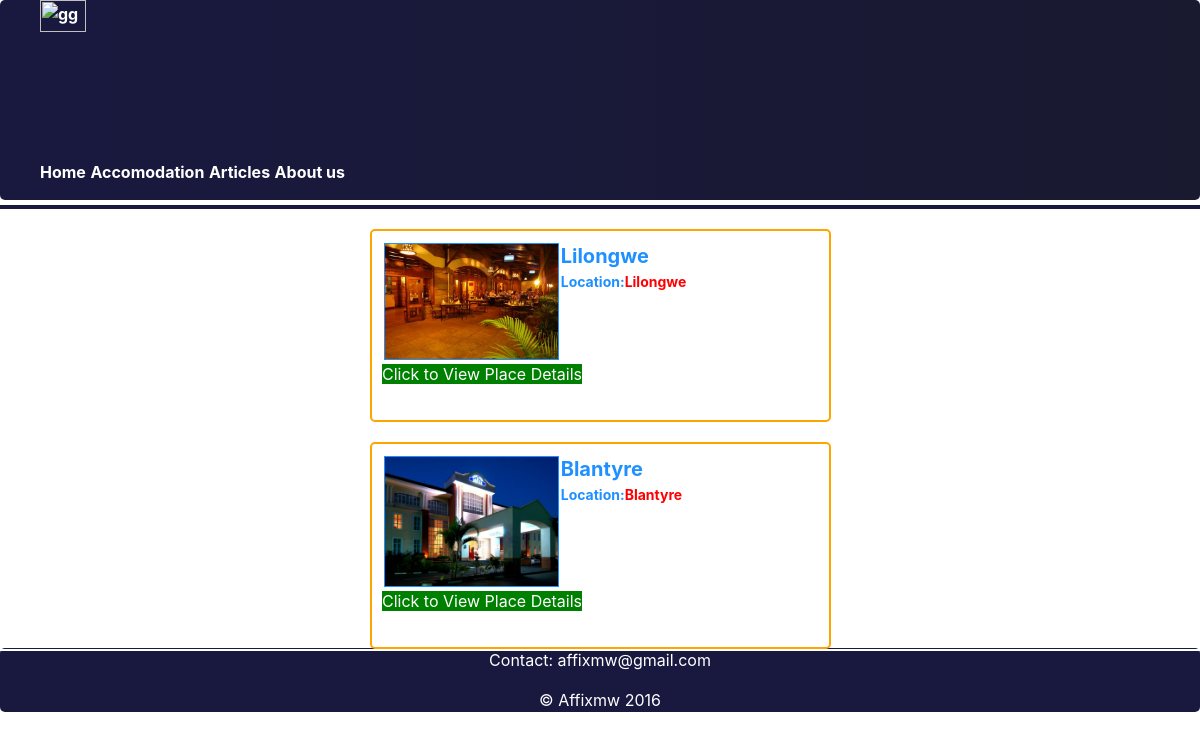
The app's page /d/details/ with its own data.
### details/models.py (models this page shows, shortened)
class Place_details(models.Model):
    Name = models.CharField(max_length = 30)
    Location = models.CharField(max_length=30)
    Price = models.DecimalField(max_digits=100,decimal_places=2)
    Category = models.ForeignKey(Category)
    Pics = models.ImageField(blank=True)#(upload_to='media')
    Discription=models.TextField(blank=True)
    created_at = models.DateTimeField(auto_now_add=True)
    updated_at = models.DateTimeField(auto_now=True)
    slug = models.SlugField(max_length=255, unique=True)
    def get_absolute_url(self):
        return reverse("Det:Place_details",kwargs={'place_id':self.id})

### details/views.py (the view)
# urls.py: url(r'^d/',include('details.urls',namespace='Det'), name='details'),
def details(request):
    P_details=Place_details.objects.all()
    return render(request,'details.html',locals())

### templates/details.html (shortened to what this page needs)
{% extends 'base.html' %}
{% load static %}
{% block content %}
<div class="done">
{% for i in P_details %}
<div class='twoood' style="overflow:hidden;float:;height:auto;position:relative;z-index:-10px">
   <div>{% if i.Pics %}
   <img src="{{i.Pics.url}}" id="p-list-img" style="width:40%" alt='ff'></img>
<a href='{{i.get_absolute_url}}' style="color:#1E90FF"><span style="font-size:20px;font-weight:bold;">{{i.Name}}</span></a></br>
   <span style="font-weight:bold;font-size:14px;color:red;"><span style="color:#1E90FF">Location:</span>{{i.Location}}</br>
   </p></span>
   <div style='clear:both'><a href='{{i.get_absolute_url}}' style="margin-tdop:-10px;background-color:green;color:white;text-decoration:none;">Click to View Place Details</a>
   </div>
</div>
   {% else %}
   <img src="{% static 'd.png' %}".crop.680x680 alt='dpdp' style="height:90px;float:left;width:70px;border:1px solid #1E90FF;margin:2px;"></br>
   {% endif %}
</div>
{% endfor %}
</div>
{% endblock %}

### details/static/css/css.css (style rules this page uses)
html, body, #container { height: 100%; }
* { box-sizing: border-box; }
.done { display:block; floact: left; width: 40%; height: auto; kkoverflow: auto; margin: auto; bordeer:2px solid green ; }
.twoood { width: 96%; height: 25%; border: 2px solid orange; padding: 10px; margin-top:20px; margin-left:10px; box-shadohw:0 5px 5px; border-radius: 5px; }
#p-list-img { height:auto; float:left; width:25%; border:1px solid #1E90FF; margin:2px; }

### templates/base.html (style rules this page uses)
a { color:#1E90FF; text-decoration:none; }

### records on screen
Place_details: Pics (picture), Name "Lilongwe", Location "Lilongwe"
Place_details: Pics (picture), Name "Blantyre", Location "Blantyre"
